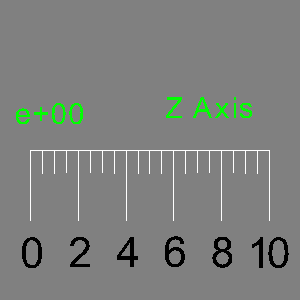

Here is the Python script that generated this plot:
#!/usr/bin/env python

# Test vtkAxisActor configured as a Z axis with custom tick sizes and offsets.

import vtkmodules.vtkInteractionStyle  # noqa: F401
import vtkmodules.vtkRenderingFreeType  # noqa: F401
import vtkmodules.vtkRenderingOpenGL2  # noqa: F401

from vtkmodules.vtkCommonCore import vtkStringArray
from vtkmodules.vtkRenderingAnnotation import vtkAxisActor
from vtkmodules.vtkRenderingCore import (
    vtkRenderWindow,
    vtkRenderWindowInteractor,
    vtkRenderer,
    vtkTextProperty,
)

# Create and configure Z axis
axis = vtkAxisActor()
axis.SetPoint1(0, 0, 0)
axis.SetPoint2(0, 0, 10)
axis.SetTitle("Z Axis")
axis.SetBounds(0, 0, 0, 0, 0, 10)
axis.SetTickLocationToOutside()
axis.SetAxisTypeToZ()
axis.SetRange(0, 10)
axis.SetTitleAlignLocation(vtkAxisActor.VTK_ALIGN_POINT2)
axis.SetExponentLocation(vtkAxisActor.VTK_ALIGN_POINT1)
axis.SetTitleOffset(-80, -150)
axis.SetExponent("+00")
axis.SetExponentVisibility(True)
axis.SetExponentOffset(-150)
axis.SetMajorTickSize(3)
axis.SetMinorTickSize(1)
axis.SetDeltaRangeMajor(2)
axis.SetDeltaRangeMinor(0.5)
axis.SetTitleScale(0.8)
axis.SetLabelScale(0.5)

# Custom labels
labels = vtkStringArray()
labels.SetNumberOfTuples(6)
labels.SetValue(0, "0")
labels.SetValue(1, "2")
labels.SetValue(2, "4")
labels.SetValue(3, "6")
labels.SetValue(4, "8")
labels.SetValue(5, "10")
axis.SetLabels(labels)

# Title text property
title_text_prop = vtkTextProperty()
title_text_prop.SetColor(0.0, 1.0, 0.0)
title_text_prop.SetOpacity(1.0)
axis.SetTitleTextProperty(title_text_prop)

# Renderer
renderer = vtkRenderer()
renderer.AddActor(axis)
renderer.SetBackground(0.5, 0.5, 0.5)

# Render window
render_window = vtkRenderWindow()
render_window.AddRenderer(renderer)
render_window.SetWindowName("axis actor z")
render_window.SetMultiSamples(0)
render_window.SetSize(300, 300)

# Interactor
interactor = vtkRenderWindowInteractor()
interactor.SetRenderWindow(render_window)

# Scene
renderer.GetActiveCamera().SetPosition(0, 10, 0)
renderer.GetActiveCamera().SetViewUp(1, 0, 0)
axis.SetCamera(renderer.GetActiveCamera())
render_window.Render()
renderer.ResetCameraScreenSpace(0.8)

interactor.Initialize()
interactor.Start()
